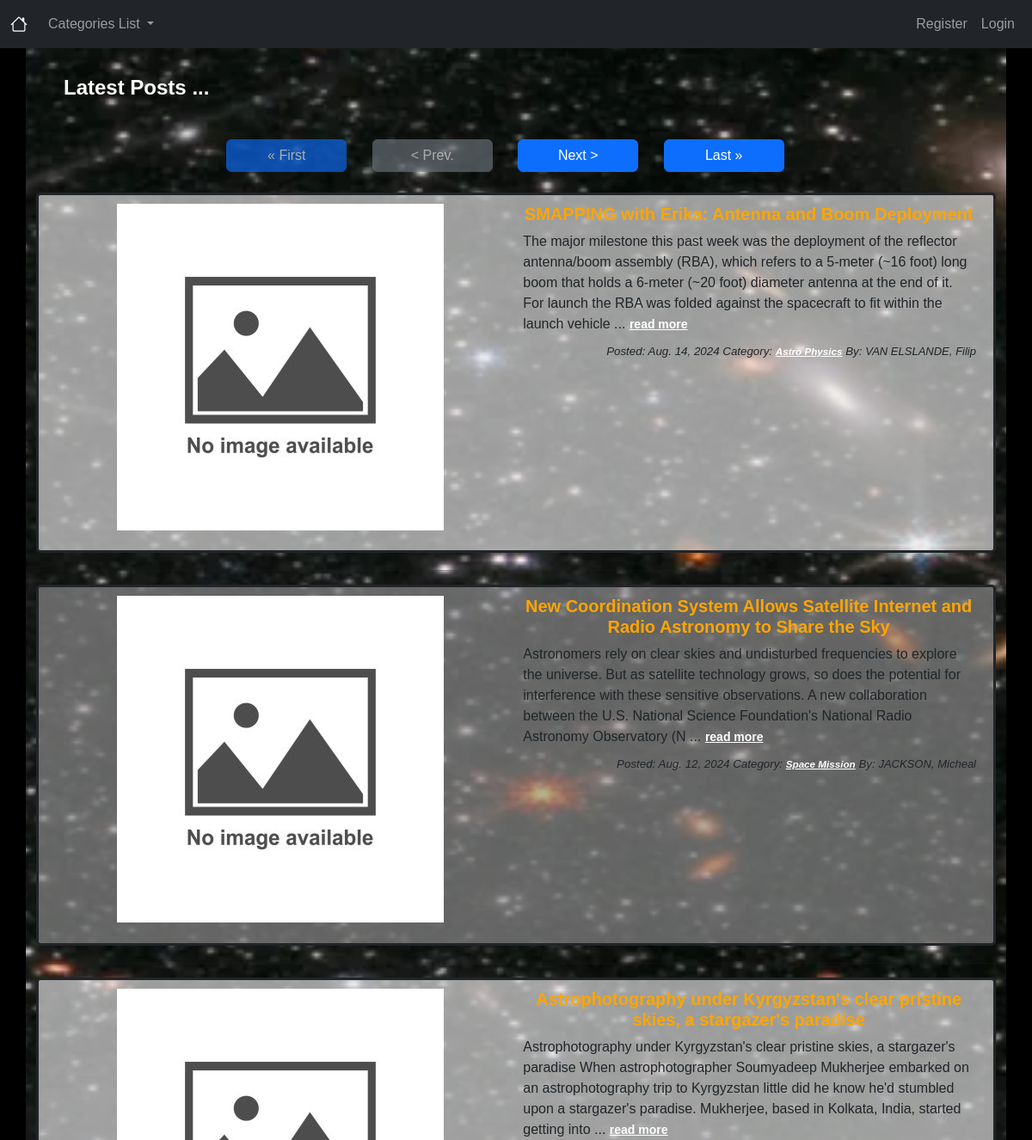
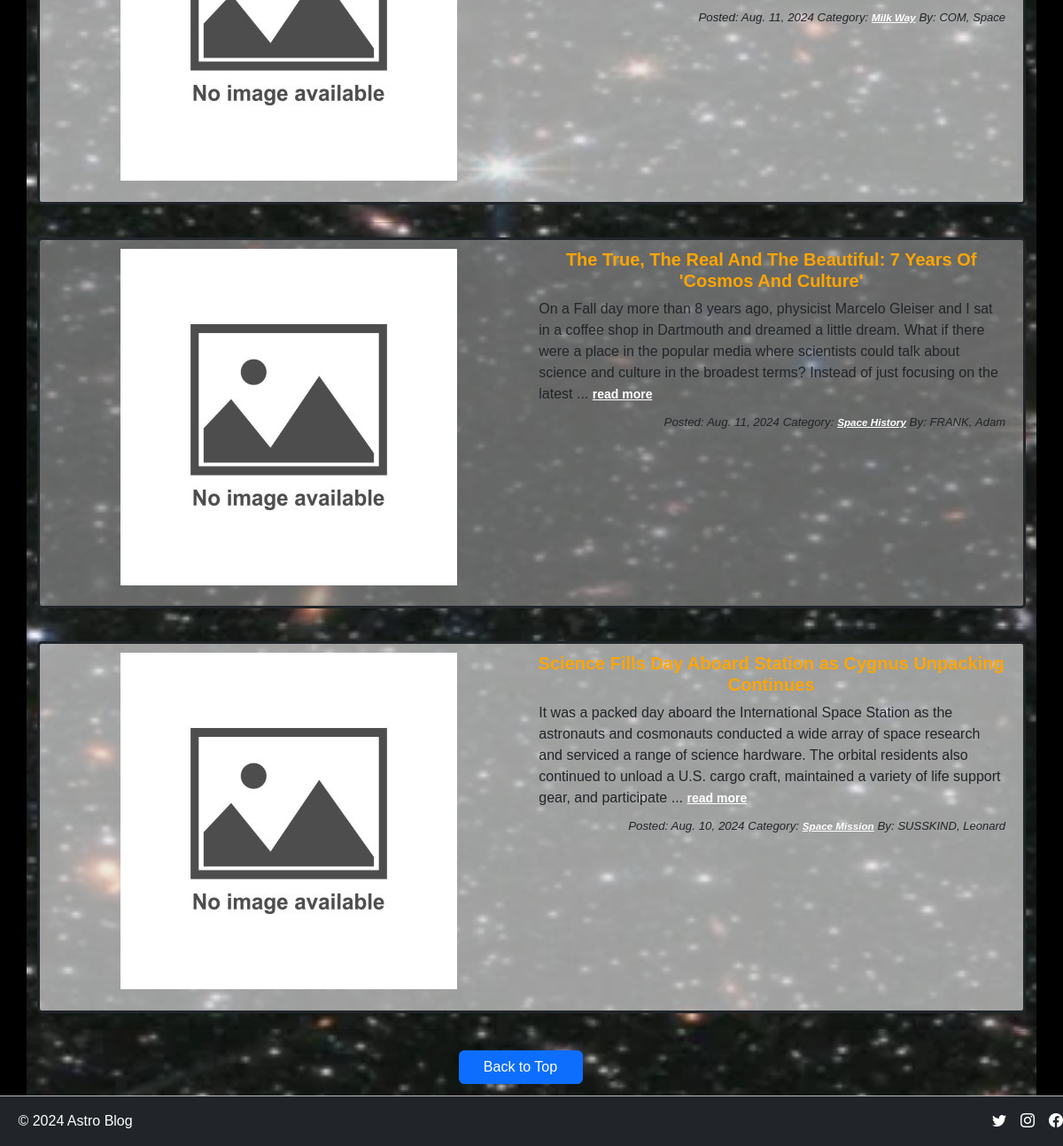
/frontpage/, run on an earlier commit of the app's database (2 pictures, top to bottom).
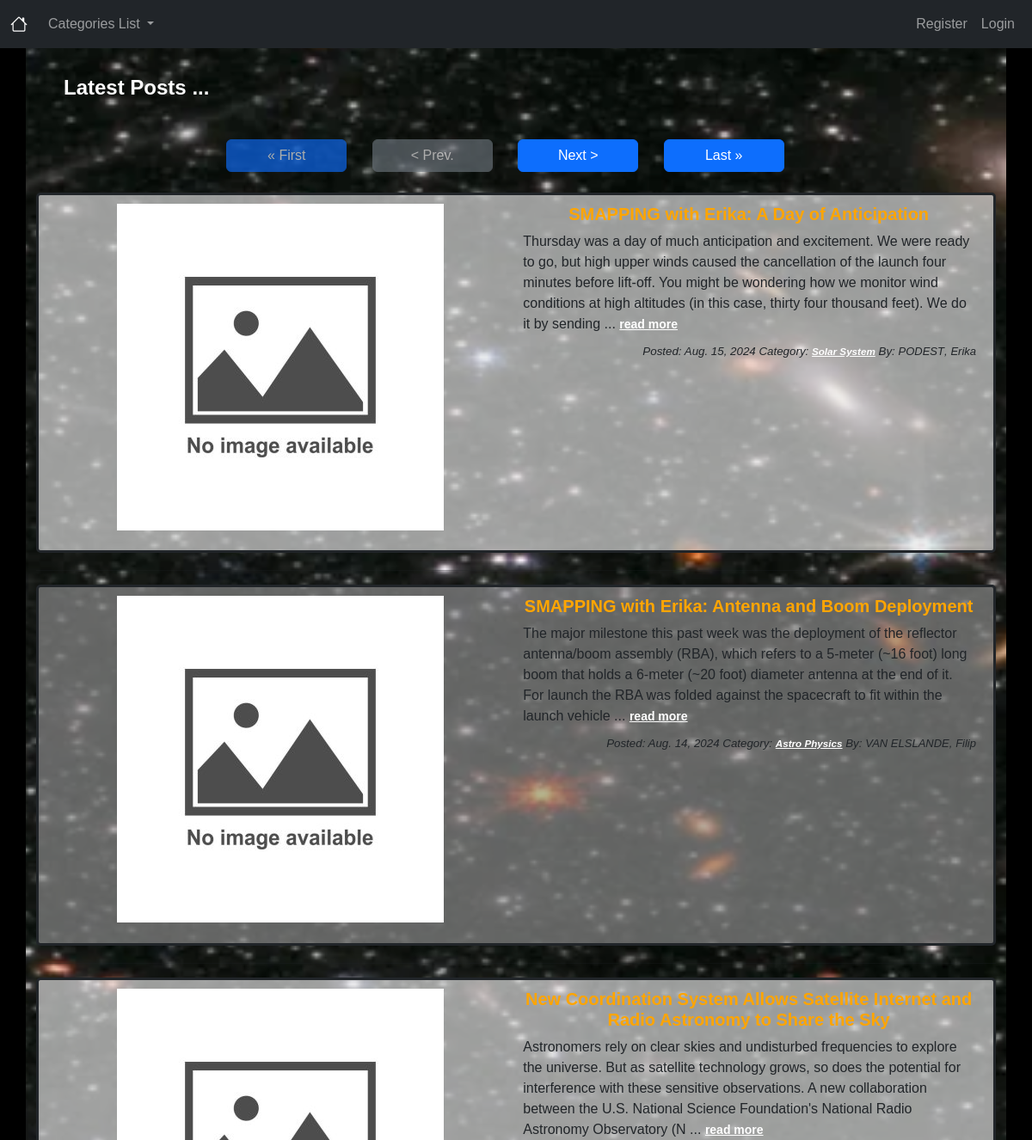
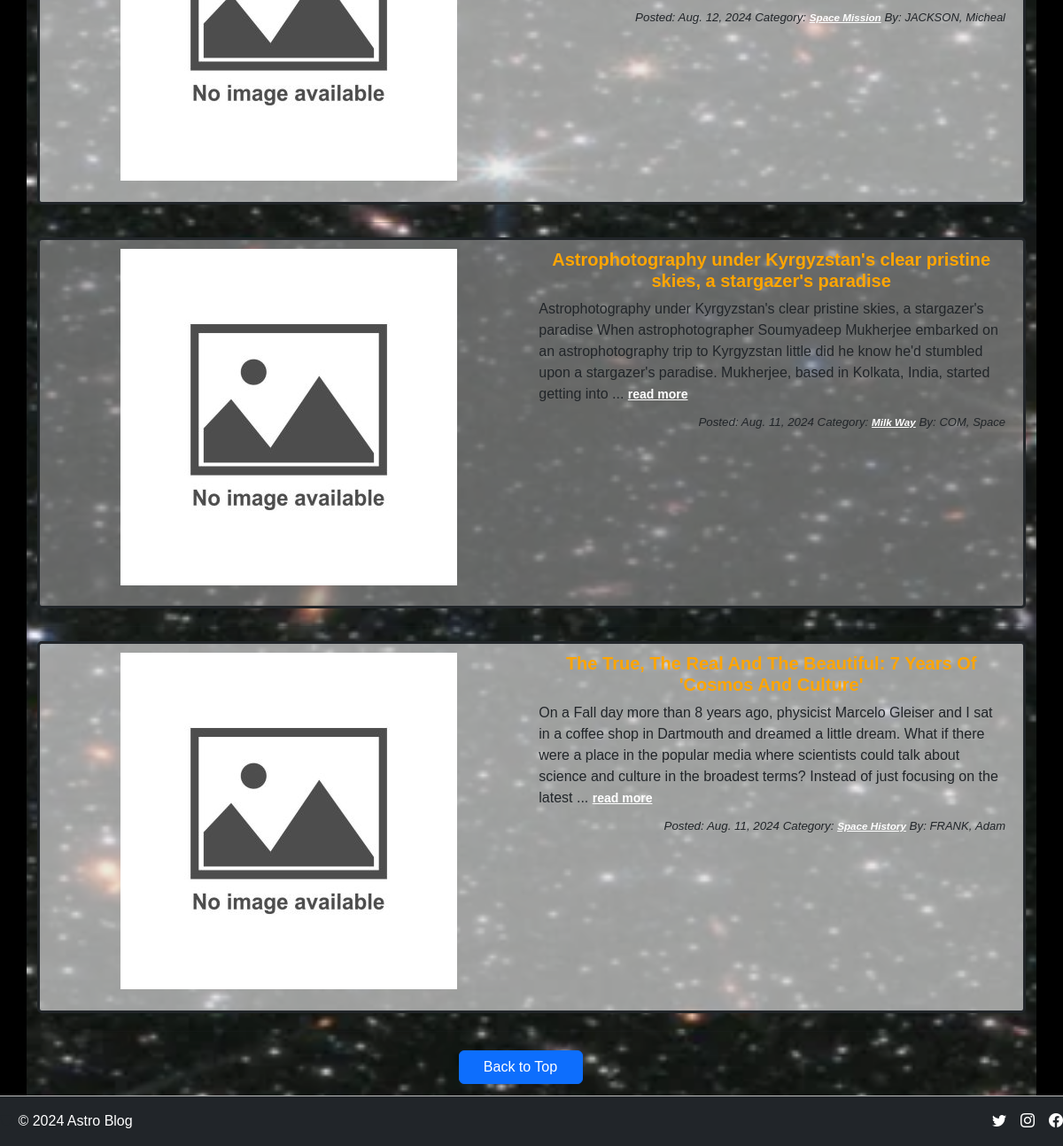
And on a later commit of the database (2 pictures, top to bottom).
### blogger/models.py (models this page shows, shortened)
class Post(models.Model):
    ACTIVE = 'active'
    DRAFT = 'draft'
    CHOICES_STATUS = (
    (ACTIVE, 'Active'),
    (DRAFT, 'Draft')
    )
    title = models.CharField(max_length=200)
    image = CloudinaryField('image', null = True, blank= True)
    title_tag = models.CharField(max_length=200)
    author = models.ForeignKey(User, related_name='posts', on_delete=models.CASCADE)
    body = models.TextField()
    post_date = models.DateField(auto_now_add=True)
    created_at = models.DateTimeField(auto_now_add=True)
    status = models.CharField(max_length=10, choices=CHOICES_STATUS, default=ACTIVE)
    category = models.CharField(max_length=254, default='UAP')
    likes = models.ManyToManyField(User, related_name='blog_posts_likes')
    class Meta:
        ordering = ('-created_at','post_date',)

### blogger/views.py (the view)
# urls.py: path('frontpage/', FrontpageView.as_view(), name= 'frontpage-blogpost'),
class FrontpageView(ListView):
    model = Post
    template_name = 'frontpage.html'  # Ensure this is the correct template for the front page
    context_object_name = 'posts'
    ordering = ['-post_date']
    paginate_by = 5  # Display 5 posts per page
    def get_context_data(self, *args, **kwargs):
        context = super(FrontpageView, self).get_context_data(*args, **kwargs)
        context["cat_menu"] = Category.objects.all()
        return context

### blogger/models.py (called while the page is built)
    def __str__(self):
        return self.name
        return self.category_discription

### blogger/templates/frontpage.html (shortened to what this page needs)
{% extends 'base.html' %}
{% load static %}
{% block content %}
{% with image_url='/images/background.webp' %}
<div class="container" style="background: url('{% static image_url %}') no-repeat fixed top right / cover;">
  <h4>Latest Posts ...</h4>
  <div class="d-md-flex justify-content-evenly">
    <div class="d-md-flex justify-content-evenly">
      <span class="step-links">
        {% if page_obj.has_previous %}
        <button onclick="window.location.href='?page=1'" class="btn btn-primary">&laquo; First</button>
        <button onclick="window.location.href='?page={{ page_obj.previous_page_number }}'" class="btn btn-primary">&lt;
          Prev.</button>
        {% else %}
        <button onclick="window.location.href='?page=1'" class="btn btn-primary" disabled>&laquo; First</button>
        <button class="btn btn-secondary" disabled>&lt; Prev.</button>
        {% endif %}
        {% if page_obj.has_next %}
        <button onclick="window.location.href='?page={{ page_obj.next_page_number }}'" class="btn btn-primary">Next
          &gt;</button>
        <button onclick="window.location.href='?page={{ page_obj.paginator.num_pages }}'" class="btn btn-primary">Last
          &raquo;</button>
        {% else %}
        <button class="btn btn-secondary" disabled>Next &gt;</button>
        <button onclick="window.location.href='?page={{ page_obj.paginator.num_pages }}'" class="btn btn-primary"
          disabled>Last &raquo;</button>
        {% endif %}
      </span>
    </div>
  </div>
  <br>
  {% for post in posts %}
  <section class="post {% if forloop.counter0|divisibleby:2 %} bg-l-gray {% else %} bg-d-gray {% endif %}">
    <div class="d-md-flex">
      <div class="container-custom">
        {% if post.image.url %}
        <img src="{{ post.image.url }}" class="img-thumbnail" class="img-thumbnail w-25" alt="post-image">
        {% else %}
        <img src="{% static 'images/no-image-available.jpg' %}"
          class="img-thumbnail.max-width: 33% height: auto; no-image-available">
        {% endif %}
      </div>
      <div>
        <h5 class="container-frontpage">{{ post.title }}</h5>
        <div class="container">
          {{ post.body|slice:":300" }} ... <a href="{% url 'article-detail' post.pk %}"
            class="color-hyperlink"><small><strong>read more</strong></small></a>
        </div>
        <p class="italicize"> Posted: {{ post.post_date }} Category:
          <a href="{% url 'category' post.category %}"
            class="color-hyperlink"><small><strong>{{ post.category }}</strong></small></a>
          By: <small class="last-name">{{ post.author.last_name }}</small>,
          <small class="first-name">{{ post.author.first_name }}</small>
        </p>
      </div>
    </div>
  </section>
  <hr>
  {% endfor %}
  <div class="container-custom">
    <div class="back-to-top-button">
      <a href="#" class="btn btn-primary color-hyperlink-footer">Back to Top</a>
    </div>
  </div>
</div>
{% endwith %}
{% endblock %}

### blogger/templates/base.html (shortened to what this page needs)
<!doctype html>
<html lang="en">
<head>
  {% load static %}
  <link href="https://cdn.jsdelivr.net/npm/bootstrap@5.3.3/dist/css/bootstrap.min.css" rel="stylesheet"
>
  <link href="{% static 'css/styles.css' %}" rel="stylesheet">
  <link rel="stylesheet" href="https://cdn.jsdelivr.net/npm/bootstrap-icons@1.7.1/font/bootstrap-icons.css">
</head>
<body>
  {% include 'header.html' %}
  <main>
      {% block content %}
      {% endblock %}
  </main>
  {% include 'footer.html' %}
</body>
</html>

### blogger/templates/header.html (shortened to what this page needs)
{% load static %}
<header>
    <nav class="navbar navbar-expand-lg navbar-dark bg-dark">
        <div class="container-fluid">
            <a class="navbar-brand" href="{% url 'homepage' %}">
                <i class="bi bi-house"></i>
            </a>
            <div class="collapse navbar-collapse" id="navbarNavDarkDropdown">
                <ul class="navbar-nav me-auto">
                    {% if cat_menu %}
                    <li class="nav-item dropdown">
                        <a class="nav-link dropdown-toggle" href="#" id="navbarDarkDropdownMenuLink" role="button"
                            data-bs-toggle="dropdown" aria-expanded="false">
                            Categories List
                        </a>
                    </li>
                    {% else %}
                    <li class="nav-item">
                        <a class="nav-link" href="{% url 'category-list' %}">Category List Menu</a>
                    </li>
                    {% endif %}
                </ul>
                <ul class="navbar-nav ms-auto">
                    {% if user.is_authenticated %}
                    {% if user.profile.id %}
                    <li class="nav-item">
                        <a class="nav-link" href="{% url 'edit-profile-page' user.profile.id %}">
                            Logged in as:<strong style="color: white;"> {{ user.first_name }}</strong></a>
                    </li>
                    {% else %}
                    <li class="nav-item">
                        <a class="nav-link" href="{% url 'create-profile-page' %}">
                            Logged in as:<strong style="color: white;"> {{ user.first_name }}</strong></a>
                    </li>
                    {% endif %}
                    <li class="nav-item">
                        <a class="nav-link" href="{% url 'logout' %}">Logout</a>
                    </li>
                    {% else %}
                    <li class="nav-item">
                        <a class="nav-link" href="{% url 'register' %}">Register</a>
                    </li>
                    <li class="nav-item">
                        <a class="nav-link" href="{% url 'login' %}">Login</a>
                    </li>
                    {% endif %}
                </ul>
            </div>
        </div>
    </nav>
</header>

### blogger/templates/footer.html
<footer class="footer bg-dark">
    <div class="d-flex justify-content-between align-items-center py-3 border-highlight">
      <div class="col-md-4 d-flex align-items-center">
        <a href="/" class="me-2 text-muted text-decoration-none">
          <i class="bi bi-cup"></i>
          <span class="color-hyperlink">&copy; 2024 Astro Blog</span>
        </a>
      </div>
      <ul class="nav col-md-4 justify-content-end list-unstyled d-flex">
        <li class="ms-3 "><a class="color-hyperlink" href="#"><i class="bi bi-twitter"></i></a></li>
        <li class="ms-3"><a class="color-hyperlink" href="#"><i class="bi bi-instagram"></i></a></li>
        <li class="ms-3"><a class="color-hyperlink" href="#"><i class="bi bi-facebook"></i></a></li>
      </ul>
    </div>
  </footer>

### static/css/styles.css (style rules this page uses)
:root { --primary-color: #ffffff; --attrib-color: #3987a6; --primary-color-highlight: #bdbdbd; --bs-body-bg: #9e9e9e4e; --bs-body-font-family: 'Montserrat', sans-serif; --accent-color: #ffffff; --border-color: #000000; --main-text-color: #ffffff; }
html { scroll-behavior: smooth; }
h4 { color: white; font-weight: bolder; padding: 2rem; }
ul { list-style-type: none; }
body { font-family: 'Montserrat', Arial, sans-serif; height: 100%; margin: 0; text-align: left; background-color: black; }
html { height: 100%; margin: 0; }
.bg-l-gray { background-color: rgba(228, 228, 228, 0.67); }
.bg-d-gray { background-color: rgba(143, 143, 143, 0.67); }
.color-hyperlink { color: white; }
.first-name, .last-name { font-size: small; text-transform: capitalize; }
.last-name { text-transform: uppercase; }
.container-frontpage { color: orange; text-align: center; font-weight: bolder; }
.italicize { padding-top: 10px; padding-right: 10px; font-size: smaller; font-style: italic; text-align: right; }
.post { margin-bottom: 20px; padding: 10px; border-radius: 5px; border-style: solid; }
.btn { margin-top: 5px; margin-right: 25px; width: 140px; }
.container-custom { text-align: center; width: 100%; padding: 0 1rem; padding-bottom: 0.85rem; margin: 0 auto; }
.footer .border-highlight { border-top: 1px solid var(--primary-color-highlight); padding-top: 10px; }

What changed in the data, as far as the page shows it:
no longer on this page (row unchanged): Post: title "Science Fills Day Aboard Station as Cygnus Unpacking Continues", body "It was a packed day aboard the International Space Station as the astronauts and cosmonauts conducted a wide array of space research and serviced a range of science hardware. The orbital residents also continued to unload a U.S. cargo craft, maintained a variety of life support gear, and participate", post_date "Aug. 10, 2024", category "Space Mission", author.last_name "SUSSKIND", author.first_name "Leonard"
added Post: title "SMAPPING with Erika: A Day of Anticipation", body "Thursday was a day of much anticipation and excitement. We were ready to go, but high upper winds caused the cancellation of the launch four minutes before lift-off. You might be wondering how we monitor wind conditions at high altitudes (in this case, thirty four thousand feet). We do it by sending", post_date "Aug. 15, 2024", category "Solar System", author.last_name "PODEST", author.first_name "Erika"
